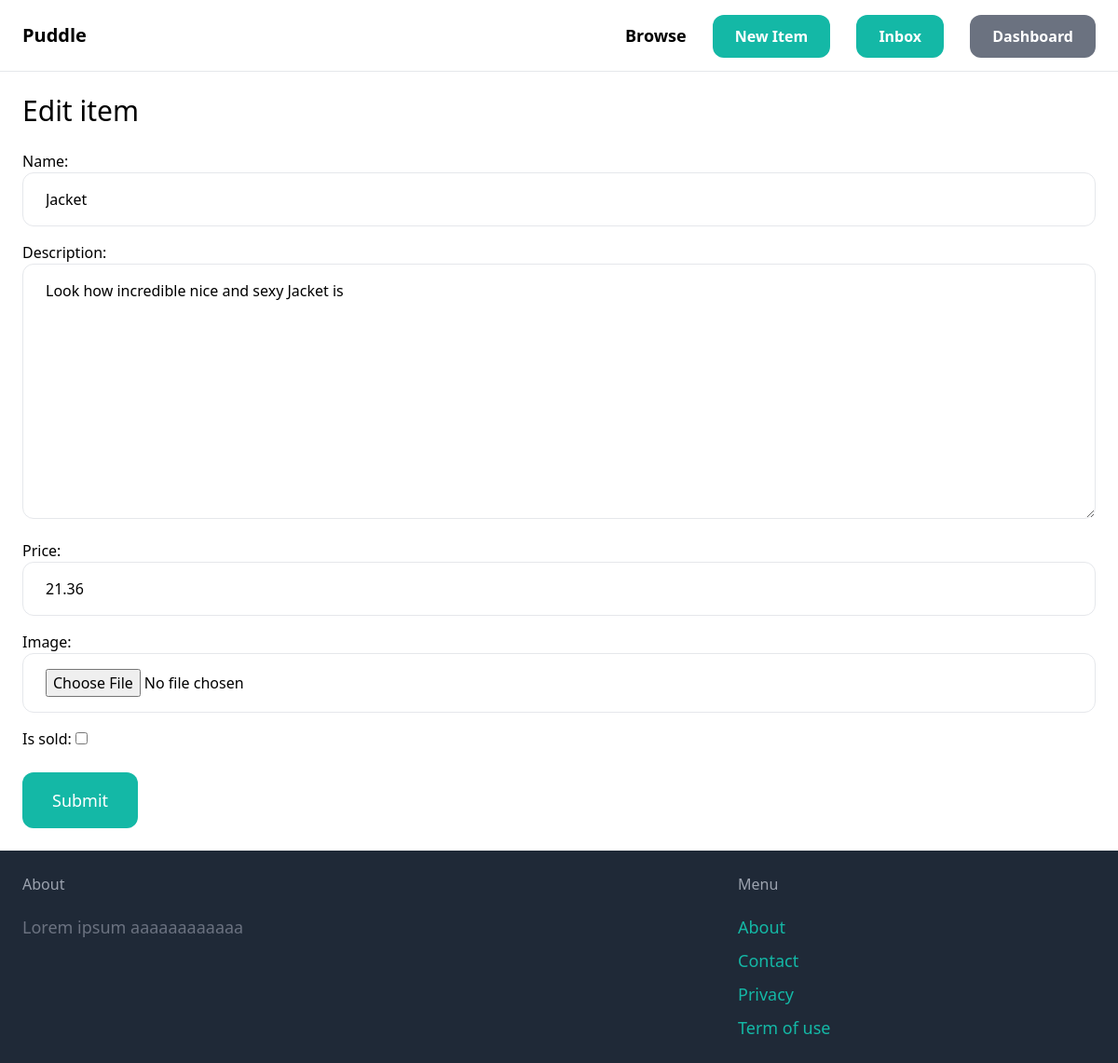
Page /items/2/edit/ (signed in) on the earlier database version.
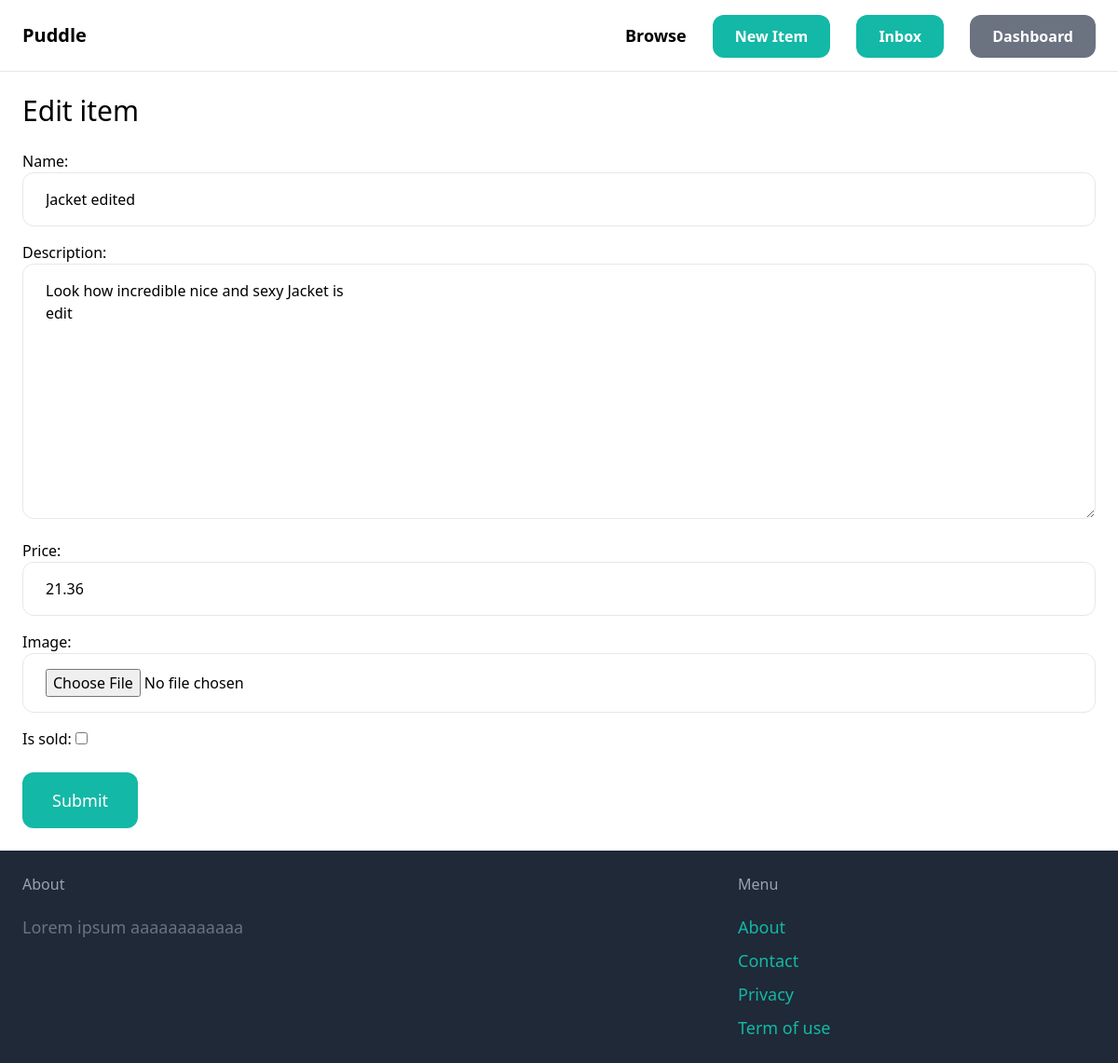
Same page on the later database version.
### item/models.py (models this page shows, shortened)
class Item(models.Model):
    category = models.ForeignKey(Category, related_name='items', on_delete=models.CASCADE)
    name = models.CharField(max_length=255)
    description = models.TextField(blank=True,null=True)
    price = models.FloatField()
    image = models.ImageField(upload_to='item_imagess', blank=True, null=True)
    is_sold = models.BooleanField(default=False)
    created_by = models.ForeignKey(User, related_name='items', on_delete = models.CASCADE)
    created_at = models.DateTimeField(auto_now_add=True)

### item/views.py (the view)
# urls.py: path('<int:pk>/edit/', views.edit, name='edit'),
@login_required
def edit(request, pk):
    item = get_object_or_404(Item, pk=pk, created_by=request.user)
    if request.method == 'POST':
        form = EditItemForm(request.POST, request.FILES, instance=item)
        if form.is_valid():
            form.save()
            return redirect('item:detail', pk=item.id)
    else:
        form = EditItemForm(instance=item)
    return render(request, 'item/form.html',{
        'form':form,
        'title': 'Edit item',
    })

### item/forms.py
class EditItemForm(forms.ModelForm):
    class Meta:
        model = Item
        fields = ('name','description','price','image', 'is_sold')
        widgets = {
            'name': forms.TextInput(attrs={
                'class':INPUT_CLASSES
            }),
            'description': forms.Textarea(attrs={
                'class':INPUT_CLASSES
            }),
            'price': forms.NumberInput(attrs={
                'class':INPUT_CLASSES
            }),
            'image': forms.FileInput(attrs={
                'class':INPUT_CLASSES
            })
        }

### item/templates/item/form.html (shortened to what this page needs)
{% extends 'core/base.html' %}
{%block content%}
<h1 class="mb-6 text-3xl">{{title}}</h1>
<form method="post" action='.' enctype="multipart/form-data">
<div class="space-y-4">
    {{form.as_p}}
</div>
    <button class="mt-6 py-4 px-8 text-lg bg-teal-500 hover:bg-teal-700 rounded-xl text-white">Submit</button>
</form>
{% endblock %}

Differences in the rows shown:
changed Item: name "Jacket" → "Jacket edited"; description "Look how incredible nice and sexy Jacket is" → "Look how incredible nice and sexy Jacket is edit"
